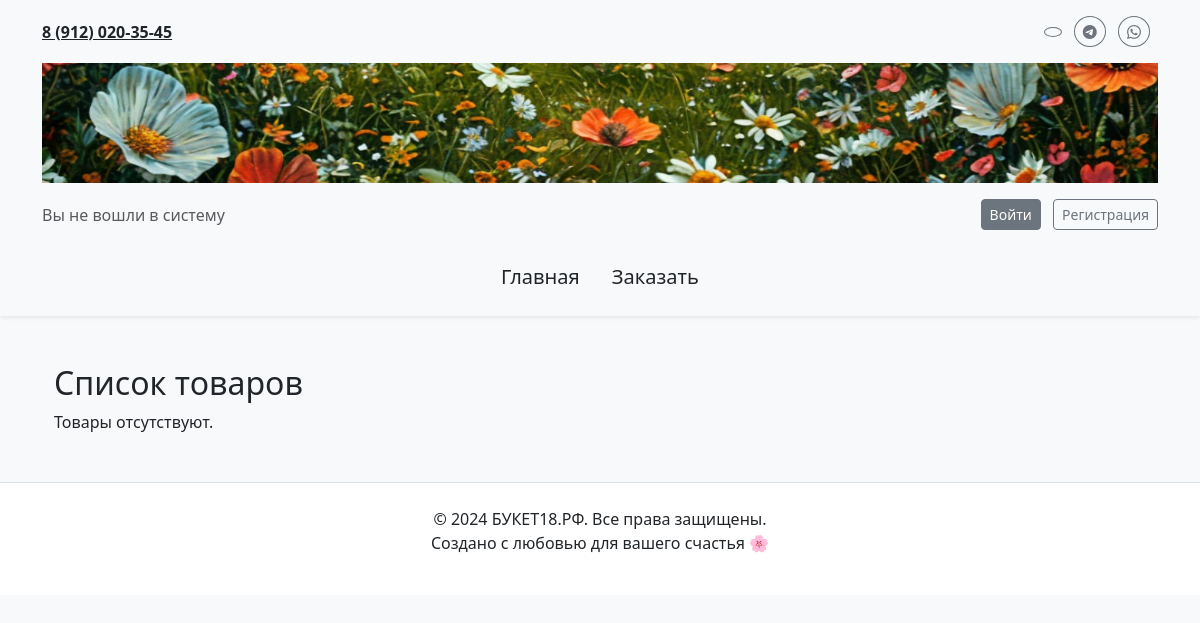
Before: /products/ with the older database file.
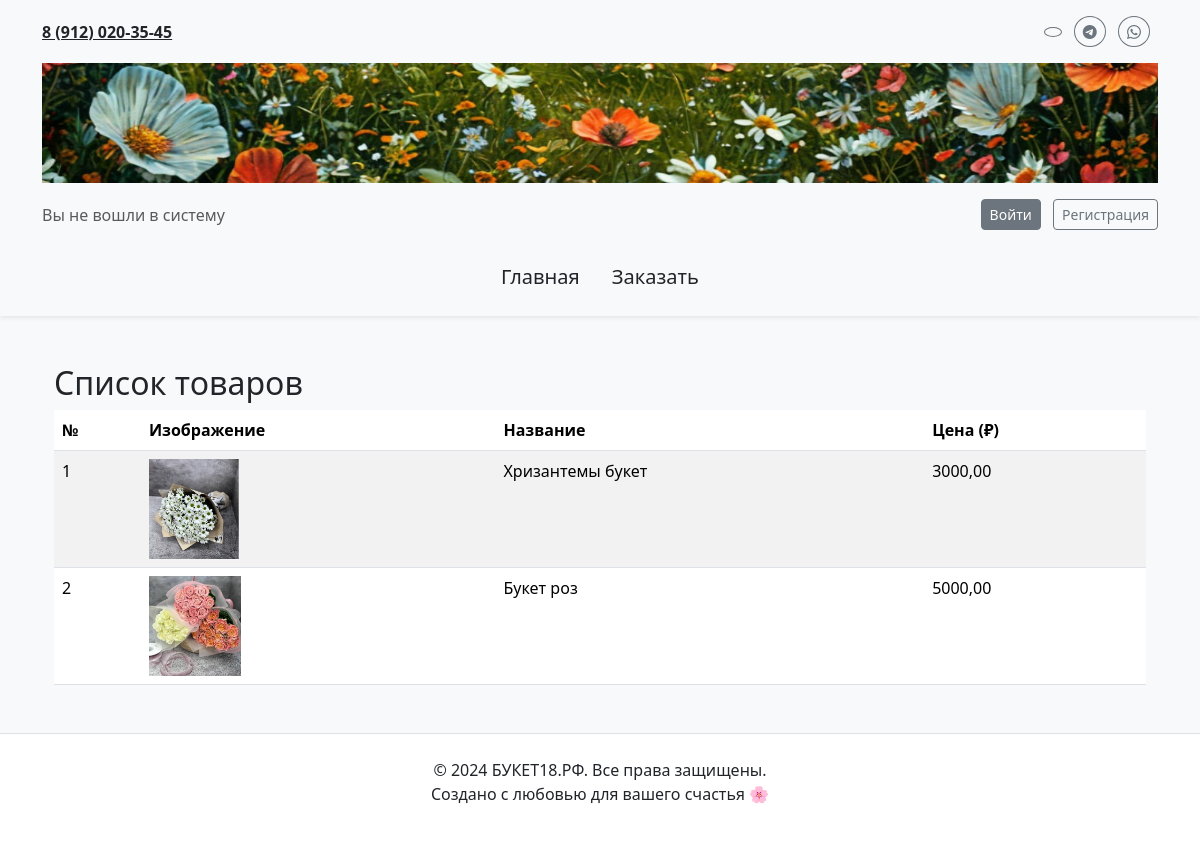
After: the same page with the newer database file.
### main/models.py (models this page shows, shortened)
class Product(models.Model):
    name = models.CharField(max_length=255)
    price = models.DecimalField(max_digits=10, decimal_places=2)
    image = models.ImageField(upload_to='products/', null=True, blank=True)
    class Meta:
        verbose_name = "Продукт"
        verbose_name_plural = "Продукты"

### main/views.py (the view)
# urls.py: path('products/', views.product_list, name='product_list'),
def product_list(request):
    products = Product.objects.all()
    return render(request, 'main/product_list.html', {'products': products})

### main/templates/main/product_list.html (shortened to what this page needs)
{% extends 'main/layoute.html' %}
{% block content %}
    <div class="container my-5">
        <h2>Список товаров</h2>
        {% if products %}
            <table class="table table-striped">
                <thead>
                    <tr>
                        <th>№</th>
                        <th>Изображение</th>
                        <th>Название</th>
                        <th>Цена (₽)</th>
                    </tr>
                </thead>
                <tbody>
                    {% for product in products %}
                        <tr>
                            <td>{{ forloop.counter }}</td>
                            <td>
                                {% if product.image %}
                                    <img src="{{ product.image.url }}" alt="{{ product.name }}" style="max-width: 100px; max-height: 100px;">
                                {% else %}
                                    <span>Нет изображения</span>
                                {% endif %}
                            </td>
                            <td>{{ product.name }}</td>
                            <td>{{ product.price }}</td>
                        </tr>
                    {% endfor %}
                </tbody>
            </table>
        {% else %}
            <p>Товары отсутствуют.</p>
        {% endif %}
    </div>
{% endblock %}

Changed rows visible on the page:
added Product: image (picture), name "Хризантемы букет", price "3000,00"
added Product: image (picture), name "Букет роз", price "5000,00"
Other visible differences:
text no longer shown: "Товары отсутствуют."
text now shown: "№ Изображение Название Цена (₽)"
